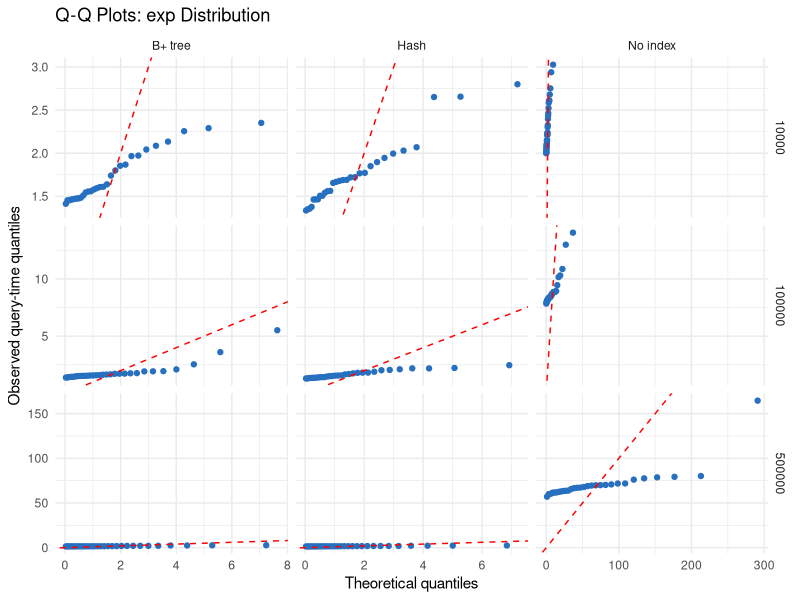
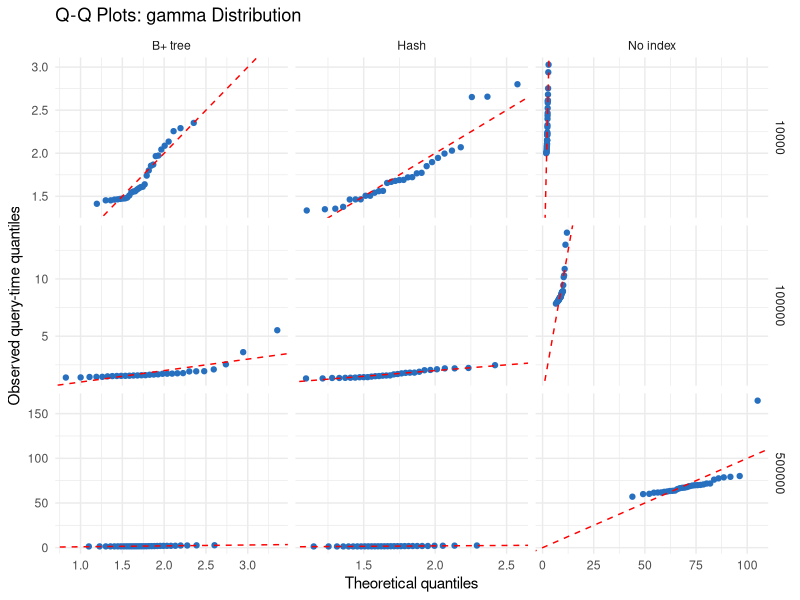
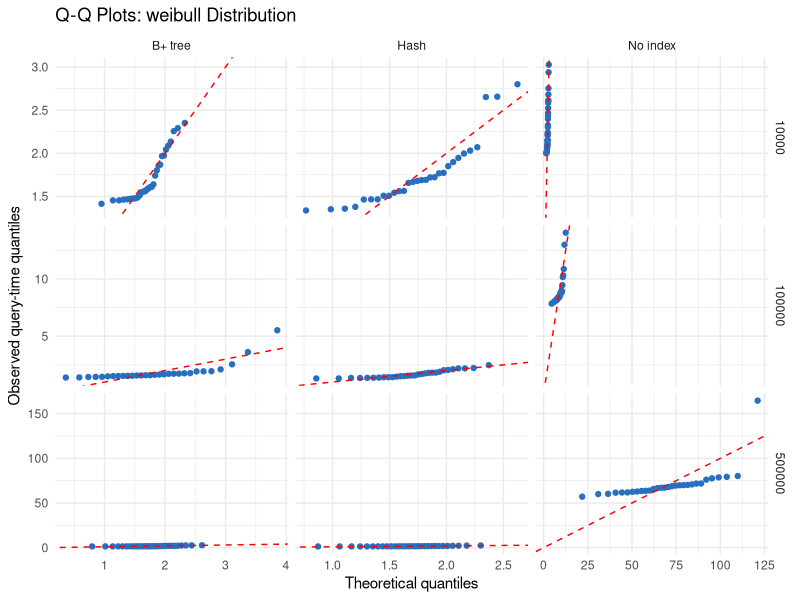

Recreate these plots in R, in order.
library(dplyr)
library(ggplot2)
library(fitdistrplus)

timings <- read.csv("data/query_times.csv")

dir.create("plots", showWarnings = FALSE)
dir.create("results", showWarnings = FALSE)

size_name <- function(x) formatC(x, format = "f", digits = 0)

# Fits one distribution and performs a chi-square goodness-of-fit check.
fit_one_distribution <- function(x, distribution_name) {

  fit <- fitdist(x, distribution_name)
  parameters <- fit$estimate
  number_of_parameters <- length(parameters)

  quantile_function <- switch(
    distribution_name,
    "exp" = qexp,
    "gamma" = qgamma,
    "weibull" = qweibull
  )

  # Five fitted-distribution bins: expected frequency is 30/5 = 6 per bin.
  probabilities <- c(0.2, 0.4, 0.6, 0.8)

  cut_points <- do.call(
    quantile_function,
    c(list(p = probabilities), as.list(parameters))
  )

  observed <- hist(
    x,
    breaks = c(-Inf, cut_points, Inf),
    plot = FALSE
  )$counts

  expected <- rep(length(x) / 5, 5)

  chi_square <- sum((observed - expected)^2 / expected)
  degrees_freedom <- 5 - 1 - number_of_parameters
  p_value <- pchisq(chi_square, df = degrees_freedom, lower.tail = FALSE)

  list(
    fit = fit,
    parameters = parameters,
    chi_square = chi_square,
    degrees_freedom = degrees_freedom,
    p_value = p_value
  )
}

all_results <- list()
all_qq_data <- list()

result_number <- 1
qq_number <- 1

for (table_size in sort(unique(timings$table_size))) {
  for (method in unique(timings$index_method)) {

    x <- timings %>%
      filter(table_size == !!table_size, index_method == !!method) %>%
      pull(response_time_ms)

    for (distribution_name in c("exp", "gamma", "weibull")) {

      fitted <- fit_one_distribution(x, distribution_name)

      all_results[[result_number]] <- data.frame(
        table_size = table_size,
        index_method = method,
        distribution = distribution_name,
        AIC = fitted$fit$aic,
        BIC = fitted$fit$bic,
        chi_square = fitted$chi_square,
        degrees_freedom = fitted$degrees_freedom,
        chi_square_p_value = fitted$p_value
      )

      quantile_function <- switch(
        distribution_name,
        "exp" = qexp,
        "gamma" = qgamma,
        "weibull" = qweibull
      )

      theoretical <- do.call(
        quantile_function,
        c(
          list(p = ppoints(length(x))),
          as.list(fitted$parameters)
        )
      )

      all_qq_data[[qq_number]] <- data.frame(
        table_size = size_name(table_size),
        index_method = method,
        distribution = distribution_name,
        theoretical_quantile = theoretical,
        sample_quantile = sort(x)
      )

      result_number <- result_number + 1
      qq_number <- qq_number + 1
    }
  }
}

distribution_results <- do.call(rbind, all_results)
qq_data <- do.call(rbind, all_qq_data)

write.csv(
  distribution_results,
  "results/distribution_fit_results.csv",
  row.names = FALSE
)

print(distribution_results)

for (distribution_name in c("exp", "gamma", "weibull")) {

  qq_plot <- qq_data %>%
    filter(distribution == distribution_name) %>%
    ggplot(
      aes(
        x = theoretical_quantile,
        y = sample_quantile
      )
    ) +
    geom_point(colour = "#276FBF") +
    geom_abline(
      intercept = 0,
      slope = 1,
      colour = "red",
      linetype = "dashed"
    ) +
    facet_grid(table_size ~ index_method, scales = "free") +
    labs(
      title = paste(
        "Q-Q Plots:",
        distribution_name,
        "Distribution"
      ),
      x = "Theoretical quantiles",
      y = "Observed query-time quantiles"
    ) +
    theme_minimal()

  ggsave(
    paste0("plots/qq_", distribution_name, ".png"),
    qq_plot,
    width = 12,
    height = 9,
    dpi = 300
  )
}

cat("\nFinished.\n")
cat("Created results/distribution_fit_results.csv\n")
cat("Created three Q-Q plot images in the plots folder.\n")
